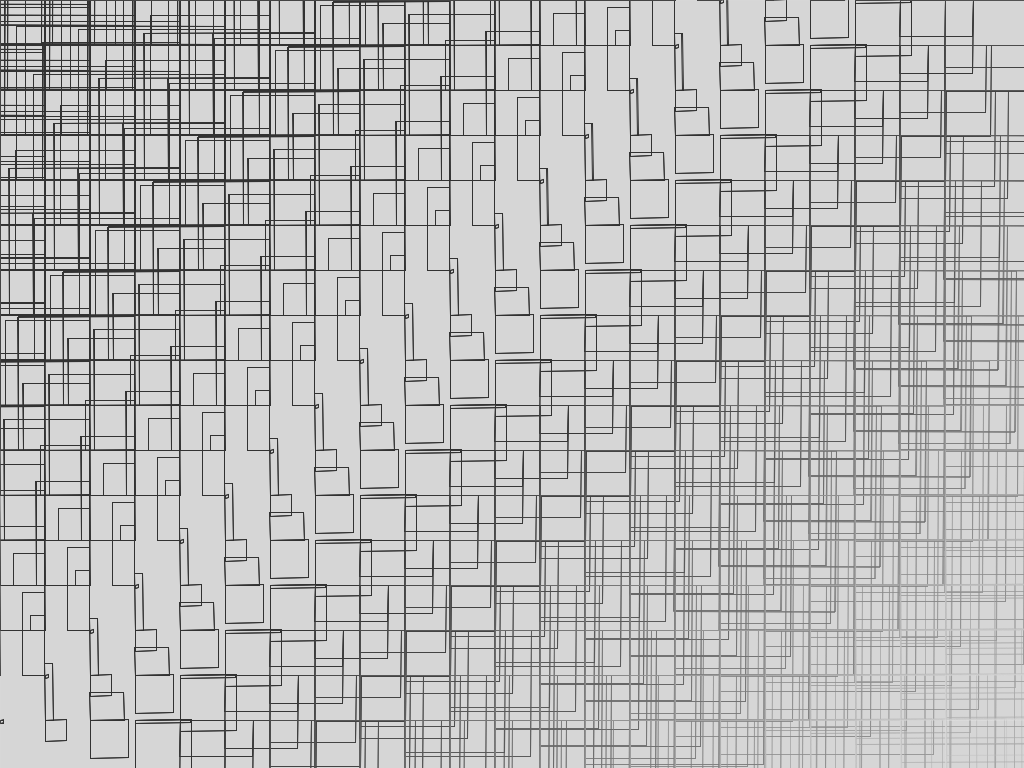
Frame 1 (no input)
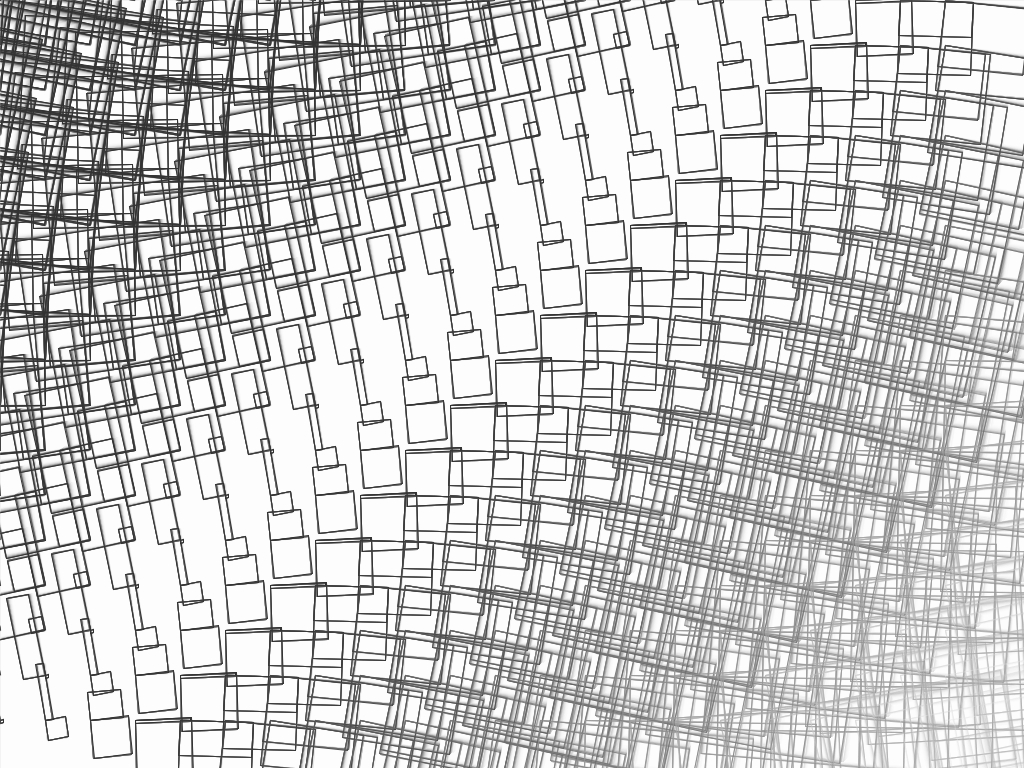
Frame 60 (the mouse pressed at the canvas centre just before this capture)
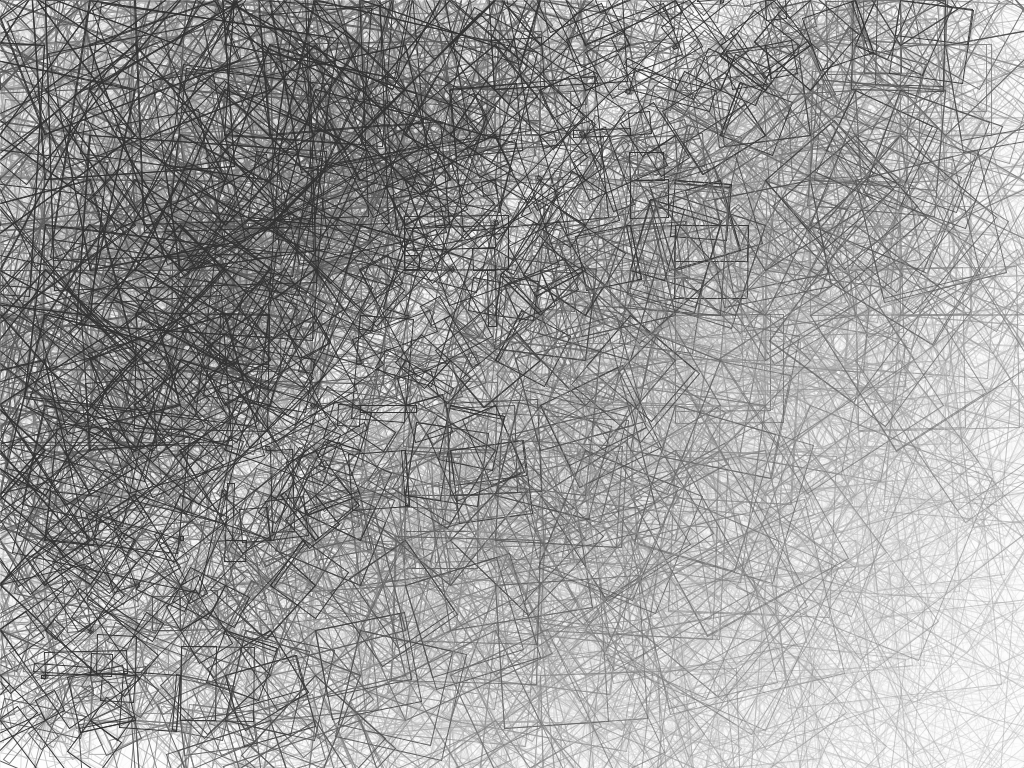
Frame 120 (the mouse held since frame 60 and released just before this capture)

The Processing sketch that drew these frames (run headless with seeded random() and noise(); from frame 60 on, the mouse is pressed at the canvas centre):

// Processing sketch: sketch_170224b_vector_field_lookup
// ── sketch_170224b_vector_field_lookup.pde
/* jstephens
 NOC gungfu - prep for ecpc project
 create simplest vector field 
 */
 
 FlowField grid;
 
 void setup() {
   size(1024,768);
   //rectMode(CENTER);
   //size(640, 480);
   //background(0);
   grid = new FlowField(45);
 }
 
 
 
 void draw() {
   //background(0);
   
   grid.display();
   
   fill(255,50);
   rect(0,0,width,height);
   //rect(width/2, height/2, width, height);
 }
 
 
 
// ── FlowField.pde
class FlowField {

  PVector[][] field;
  int cols;
  int rows;
  int resolution;

  float arrowsize = 4;
  float grow = 0.0;
  float speed = .51;

  FlowField(int r) {
    resolution =  r;

    cols = width/resolution;
    rows = height/resolution;

    field = new PVector[cols][rows];

    init();
  }

  void init() {
    for (int i = 0; i < cols; i++) {
      for (int j=0; j<rows; j++) {

        // calculate the field for this cell (i, j)
        float theta = map(i+j, 0, cols+rows, -TWO_PI, TWO_PI);
        //float theta = map(i, 0, cols, -TWO_PI, TWO_PI);

        // assign the field value to current cell's vector 
        //field[i][j] = new PVector(2, -2);
        field[i][j]   = new PVector(cos(theta), sin(theta));

        pushMatrix();
        translate(i*resolution, j*resolution);
        rotate(theta);
        //line(0, 0, resolution/2, 0);
        
        popMatrix();
        
        drawVector(field[i][j], i, j);
      }
    }
  }

  void display() {
    //translate(width/2, height/2);
    for (int i = 0; i < cols; i++) {
      for (int j=0; j<rows; j++) {
        drawVector(field[i][j], i, j);
        //line(i*resolution, j*resolution, i*resolution + resolution/2, j*resolution+resolution/2);
        //rect(i * resolution, j * resolution, resolution/2, resolution/2);
      }
    }
  }

  void drawVector(PVector v, int i_, int j_) {
    speed = map(mouseX,0,width,.00001,1);
    float x = i_ * resolution;
    float y = j_ * resolution;
    //////////
    float theta = map(i_+j_, 0, cols+rows, -TWO_PI, TWO_PI);
    float alpha = map(i_+j_, 0, cols+rows, -255, 255);
    float radius = map(alpha, -255, 255, -20, 40);
    //stroke(255);
    //noFill();
    stroke(alpha, 255-alpha);
    fill(alpha, alpha-255);
   /////////////////
    
    pushMatrix();
    translate(x, y);
    //rotate(v.heading2D());
    rotate(grow*sin(theta));
    
    //rect(0, 0, (resolution*theta+radius*2+resolution)/cos(theta), (resolution*theta+radius*2+resolution)/sin(theta));
    
    rect(0, 0, resolution*theta+radius*2+(resolution*cos(theta)), resolution*theta+radius*2+(resolution*sin(theta)));
    
    rect(0, 0, resolution*theta+radius*2+resolution, resolution*theta+radius*2+resolution);
    //rect(0, 0, 60*v.x+radius*theta, 60*v.y+radius);
    
    //ellipse(0,0, theta*25, theta*25);
    
    popMatrix();
    //translate(0,0);
    //translate(width/2, height/2);
    //rotate(grow);
    //rotate(v.heading2D());
    //translate(0,0);
    grow += speed;
    //speed +=speed;
  }
}
